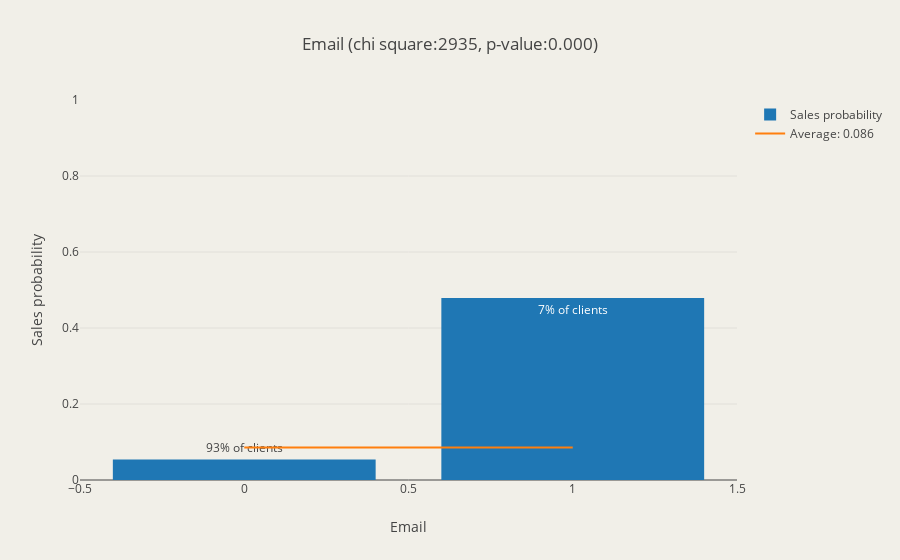

Source (notebook cell):
### Markdown cell above
### Email ###

It indicates whether the client's email is available: 1 (yes), 0 (otherwise)

### Code cell
chi, pval, fig = analyze_feature('Email', db1)
scores['Email'] = (chi, pval)
iplot(fig)

### Figure 1 — Plotly figure (JSON) as saved in the notebook; plotly's stock layout.template omitted (floating-point values rounded to 4 significant figures)
{"data": [{"error_y": {"array": [0.2263, 0.4997], "type": "data", "visible": false}, "name": "Sales probability", "text": ["93% of clients", "7% of clients"], "type": "bar", "x": [0, 1], "y": [0.05413, 0.4788]}, {"mode": "lines", "name": "Average: 0.086", "type": "scatter", "x": [0, 1], "y": [0.08575, 0.08575]}], "layout": {"barmode": "group", "paper_bgcolor": "rgb(241,239,232)", "plot_bgcolor": "rgb(241,239,232)", "title": "Email (chi square:2935, p-value:0.000)", "xaxis": {"title": "Email"}, "yaxis": {"range": [0, 1], "title": "Sales probability"}}}
